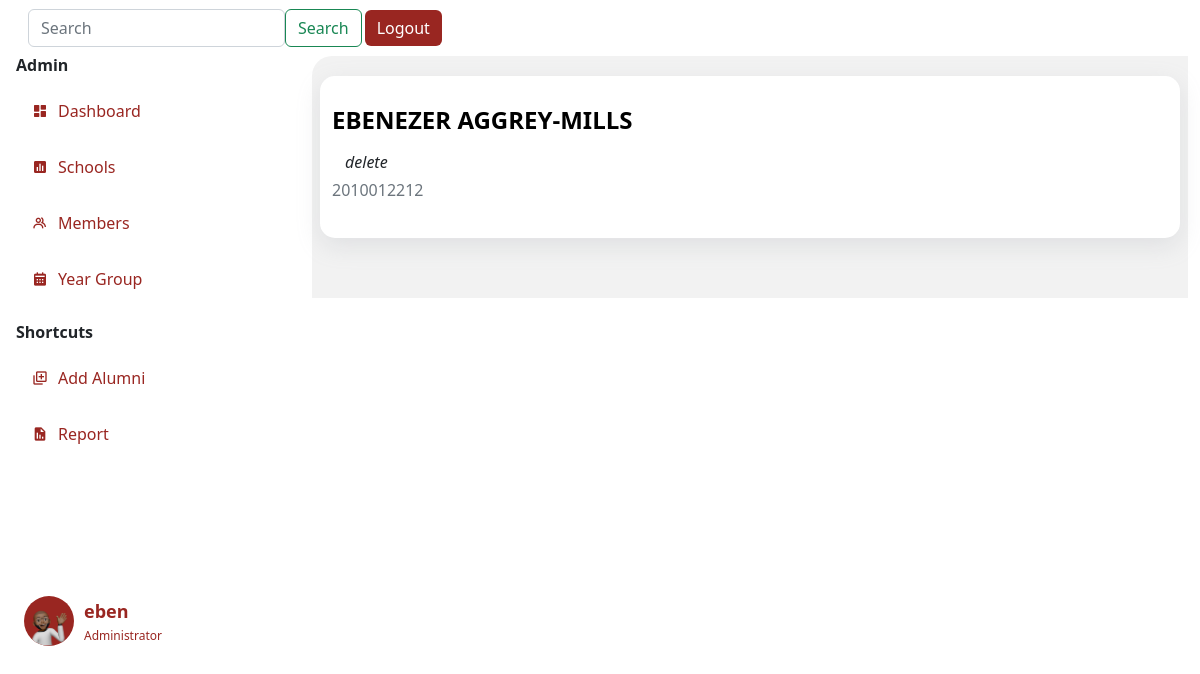
The app's page /list (signed in) with its own data.
### app.py (models this page shows)
class Person(db.Model, UserMixin):
    id= db.Column(db.Integer, primary_key=True)
    name= db.Column(db.String(200), nullable=True)
    yearCompleted= db.Column(db.String(200), nullable=True)
    nationality= db.Column(db.String(200), nullable=True)
    contact= db.Column(db.Integer(), nullable=True)
    email= db.Column(db.String(200), nullable=True)
    faculty= db.Column(db.String(200), nullable=True)
    hallofresidence= db.Column(db.String(200), nullable=True)
    password= db.Column(db.String(20))
    email= db.Column(db.String(20), nullable=True)
    phone= db.Column(db.String(10), nullable=True )
    def __repr__(self):
        return f"Person('{self.id}', {self.name}', {self.yearCompleted})"

class User(db.Model,UserMixin):
    id= db.Column(db.Integer, primary_key=True)
    fullname= db.Column(db.String()  )
    indexnumber= db.Column(db.Integer())
    gender= db.Column(db.String()    )
    school= db.Column(db.String()    )
    department= db.Column(db.String()    )
    program= db.Column(db.String()   )
    completed= db.Column(db.Integer()     )
    admitted= db.Column(db.Integer()  )
    email= db.Column(db.String()     )
    telephone= db.Column(db.Integer()     )
    hall= db.Column(db.String()  )
    nationality= db.Column(db.String()   )
    address= db.Column(db.String()   )
    work= db.Column(db.String()  )
    guardian= db.Column(db.String()  )
    kin= db.Column(db.String()   )
    relationship= db.Column(db.String()  )
    marital= db.Column(db.String()   )
    health= db.Column(db.String()    )
    extra= db.Column(db.String()     )
    image_file = db.Column(db.String(20))

### app.py (the view)
@app.route('/list', methods=['GET', 'POST'])
@login_required
def lists():
    print("Fetching all")
    users=User.query.order_by(User.id.desc()).all()
    print(users)
    print(current_user)
    return render_template("list.html", users=users, current_user=current_user)

### forms.py
class Search(FlaskForm):
    searched = StringField('Searched', validators=[DataRequired()])
    submit = SubmitField('Search')

### app.py (called while the page is built)
@login_manager.user_loader
def load_user(user_id):
    return Person.query.get(int(user_id))

@app.context_processor
def base():
    form=Search()
    return dict(form=form)

### templates/list.html
{% extends 'layout.html' %}
{% block body %}
<div class="row">
    {%for user in users%}
      <div class="department-item" data-aos="fade-down-left">
        <a href="{{url_for("list", userid=user.id)}}" style="text-decoration: none; color: #992621;">
          <h4 class="names"><b> {{user.fullname}}</h4><a href="/delete/{{user.id}}"class="btn"><i class="fa fa-trash" aria-hidden="true">delete</i>  </i></a></b>
          <h6 class="text-muted">{{user.indexnumber}}</h6>
      </a>
      </div>
    {% endfor %}
  </div>
    </div>
{% endblock body %}

### templates/layout.html (shortened to what this page needs)
<!doctype html>
<html lang="en">
  <head>
    <link rel="stylesheet" type="text/css" href="{{ url_for('static', filename='css/newstyle.css')}}">
    <link href="https://unpkg.com/aos@2.3.1/dist/aos.css" rel="stylesheet">
    <link href='https://unpkg.com/boxicons@2.1.2/css/boxicons.min.css' rel='stylesheet'>
    <link href="https://cdn.jsdelivr.net/npm/bootstrap@5.2.1/dist/css/bootstrap.min.css" rel="stylesheet">
  </head>
  <body>
      <nav class="navbar navbar-expand-lg sticky-top" style="background: #fff; ">
        <div class="container-fluid">
          <div class="collapse navbar-collapse me-2" id="navbarSupportedContent" style="width: 100%;">
            <form class="d-flex " role="search" method='POST' action='{{url_for('search')}}' >
              <input class="form-control " type="search" name='searched' placeholder="Search" aria-label="Search">
              <button class="btn btn-outline-success" type="submit">Search</button>
                </form>
            <button class="btn" style="color: #fff; background: #992621; border: none; margin-left: 3px;" type="logout">
              <a href="{{url_for('login')}}" style="text-decoration: none; color: #fff;">Logout</a>
            </button>
          </div>
        </div>
      </nav>
      <div class="container-fluid" >
        <div class="row" >
            <div class="col-3 px-1 position-fixed" id="sticky-sidebar">
              <div class="container" >
                  <div class="side-menu">
                    <h6 class="divider"><b>Admin </b></h6>
                    {% if title == 'dashboard' %}
                    <div class="side-nav-button-active">
                      <i class='bx bxs-dashboard icon'></i>
                      <a href="/dashboard" class="side-nav-button-text">Dashboard</a>
                    </div>
                    {% else %}
                    <div class="side-nav-button">
                      <i class='bx bxs-dashboard icon'></i>
                      <a href="/dashboard" class="side-nav-button-text">Dashboard</a>
                    </div>
                    {% endif %}
                    {% if title == "newschools" %}
                    <div class="side-nav-button-active">
                      <i class='bx bxs-bar-chart-square icon'></i>
                      <a href="/newschools" class="side-nav-button-text">Schools</a>
                    </div>
                    {% else %}
                    <div class="side-nav-button">
                      <i class='bx bxs-bar-chart-square icon'></i>
                      <a href="/newschools" class="side-nav-button-text">Schools</a>
                    </div>
                    {% endif %}
                    {% if title == "list" %}
                    <div class="side-nav-button-active">
                      <i class='bx bx-group icon' ></i>
                      <a href="/list" class="side-nav-button-text">Members</a>
                    </div>
                    {% else %}
                    <div class="side-nav-button">
                      <i class='bx bx-group icon' ></i>
                      <a href="/list" class="side-nav-button-text">Members</a>
                    </div>
                    {% endif %}
                    {% if title == "year" %}
                    <div class="side-nav-button-active">
                      <i class='bx bxs-calendar icon' ></i>
                      <a href="/year" class="side-nav-button-text">Year Group</a>
                    </div>
                    {% else %}
                    <div class="side-nav-button">
                      <i class='bx bxs-calendar icon' ></i>
                      <a href="/year" class="side-nav-button-text">Year Group</a>
                    </div>
                    {% endif %}
                  </div>
                  <div class="side-menu">
                    <h6 class="divider" style="margin-top: 2vh;"><b>Shortcuts</b> </h6>
                    {% if title == "addalumni" %}
                      <div class="side-nav-button-active">
                        <i class='bx bx-add-to-queue icon' ></i>
                        <a href="/addalumni" class="side-nav-button-text">Add Alumni</a>
                      </div>
                      {% else %}
                      <div class="side-nav-button">
                        <i class='bx bx-add-to-queue icon' ></i>
                        <a href="/addalumni" class="side-nav-button-text">Add Alumni</a>
                      </div>
                    {% endif %}
                    {% if title == "newreport" %}
                    <div class="side-nav-button-active">
                      <i class='bx bxs-report icon' ></i>
                      <a href="/newreport" class="side-nav-button-text">Report</a>
                    </div>
                    {% else %}
                    <div class="side-nav-button">
                      <i class='bx bxs-report icon' ></i>
                      <a href="/newreport" class="side-nav-button-text">Report</a>
                    </div>
                    {% endif %}
                  </div>
                  <div class="profile-details" style=" bottom: 0; padding-top: 50%;">
                    <div class="elipse" style="background: #992621; border-radius: 50%;">
                      <img src="static/img/memoji.png" alt="" width="100%" >
                    </div>
                    <div class="profile-info" style="padding-left: 10px;">
                      <div class="profile-name"><b>{{current_user.name}}</b> </div>
                      <div class="title">Administrator</div>
                    </div>
                  </div>
        </div>
            </div>
            <div class="col offset-3" id="main">
              <div class="container" style="background-color: #f2f2f2; padding: 20px; border-radius: 20px 0 0 0;">
              {% block body %}
              {% endblock%}
              </div>
            </div>
        </div>
</body>
</html>

### static/css/newstyle.css (style rules this page uses)
body { background: #f2f2f2; }
.side-nav-button { padding: 16px; background-color: #fff; border-radius: 10px; color: #992621; display: flex; align-items: center; }
h4 { color: black; }
.side-nav-button-text { margin: 0; padding-left: 10px; }
.side-nav-button a { text-decoration: none; color: #992621; }
.department-item { background-color: #fff; padding: 30px; border-radius: 15px; color: #fff; margin: 0; box-shadow: rgba(149, 157, 165, 0.2) 0px 8px 24px; margin-bottom: 5vh; justify-content: space-between; }
.profile-details { border-radius: 10px; padding: 8px; display: flex; align-items: center; }
.elipse img { width: 50px; height: 50px; border-radius: 50%; }
.profile-name { color: #992621; font-size: 18px; font-weight: 500; margin-bottom: 2px; }
.title { font-size: 12px; color: #992621; font-weight: 400; }
.names { text-transform: uppercase; color: black; }

### records on screen
Person: name "eben"
User: fullname "EBENEZER AGGREY-MILLS", indexnumber "2010012212"
